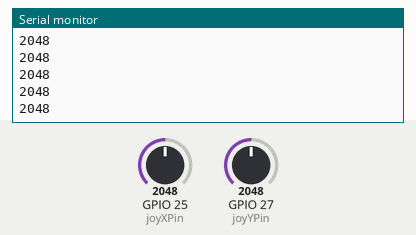
Simulated run of this sketch. Board: ESP32. Parts: the last lines printed to the serial monitor. Inputs (shaded band) come from the test bench; at power-on: GPIO 25 (joyXPin) = 2048, GPIO 27 (joyYPin) = 2048.

Above: at 1.2 s.
1.3 s: GPIO 25 (joyXPin) set to 2866
At 1.86 s:
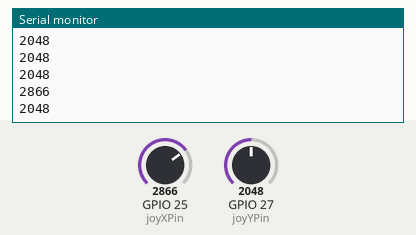
2.8 s: GPIO 27 (joyYPin) set to 1228
At 3.06 s:
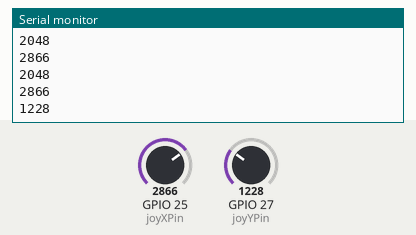
4.3 s: GPIO 25 (joyXPin) set to 3603
At 4.66 s:
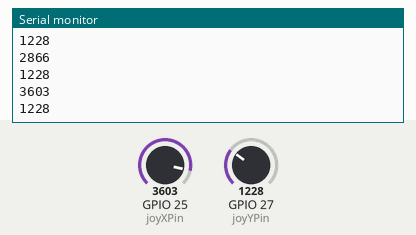
5.8 s: GPIO 27 (joyYPin) set to 491
At 6.26 s:
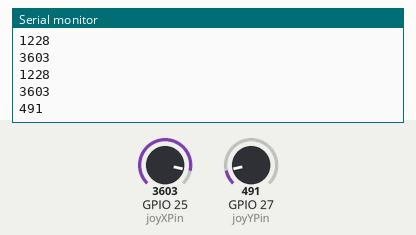
Timing chart, 0 to 8.3 s (numbered marks = the images above; inputs shaded):
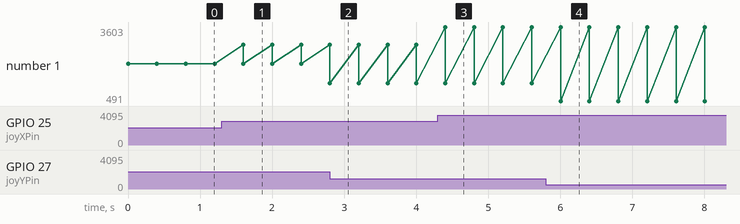

Measured:
- after the input at 1.3 s, the serial monitor: prints a new line after 0.30 s (image 1)
- after the input at 2.8 s, the serial monitor: prints a new line at once (image 2)
- after the input at 4.3 s, the serial monitor: prints a new line after 0.10 s (image 3)
- after the input at 5.8 s, the serial monitor: prints a new line after 0.20 s (image 4)
- plotted number 1: 2048 → 1228 after the input at 2.8 s, 1228 → 491 after the input at 5.8 s

The sketch:

Simple_JoyStick.ino
```cpp
// Define joystick input pin
int joyXPin = 25;   // Joystick X-axis pin
int joyXValue = 0;  // Variable to store X-axis value
int joyYPin = 27;   // Joystick X-axis pin
int joyYValue = 0;  // Variable to store X-axis value


void setup() {
  // Start serial communication
  Serial.begin(9600);
}

void loop() {
  // Read joystick X-axis value
  joyXValue = analogRead(joyXPin);
  Serial.println(joyXValue);
  // Read joystick X-axis value
  joyYValue = analogRead(joyYPin);
  Serial.println(joyYValue);
  delay(400);
}
```
